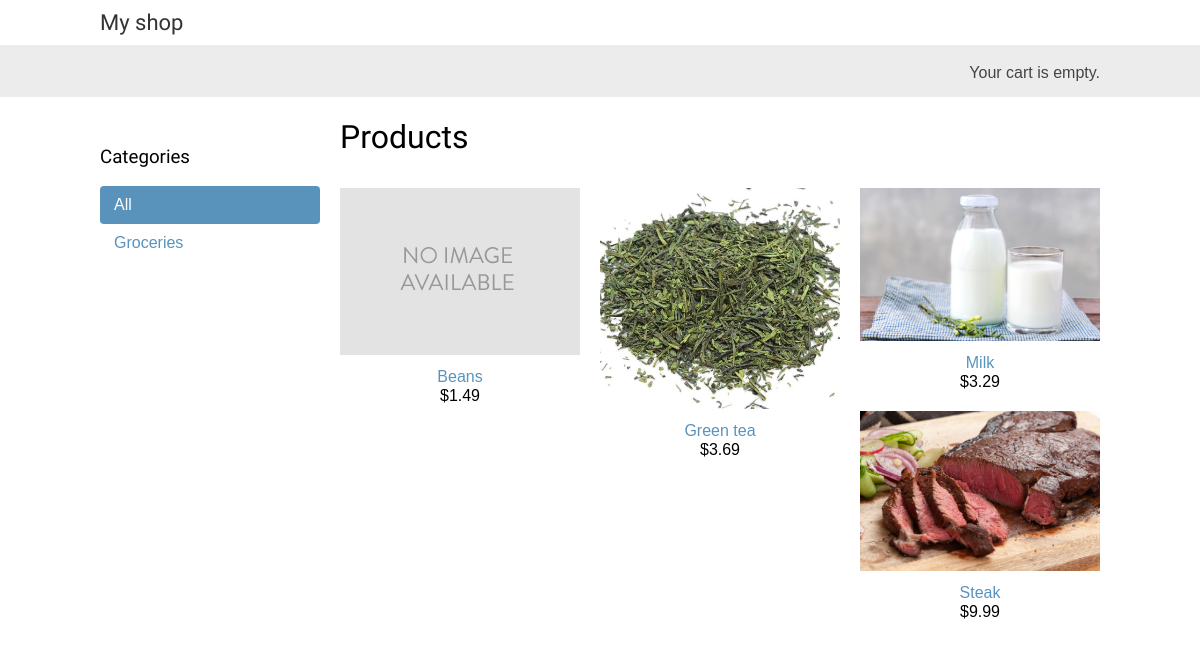
The page / on the database its author committed.
### shop/models.py (models this page shows, shortened)
class Category(models.Model):
    name = models.CharField(max_length=200, db_index=True)
    slug = models.SlugField(max_length=200, unique=True)
    class Meta:
        ordering = ('name',)
        verbose_name = 'category'
        verbose_name_plural = 'categories'
    def get_absolute_url(self):
        return reverse("shop:product_list_by_category", args=[self.slug])

class Product(models.Model):
    category = models.ForeignKey(Category,
        related_name='products',
        on_delete=models.CASCADE)
    name = models.CharField(max_length=50)
    slug = models.SlugField(max_length=200, unique=True)
    image = models.ImageField(upload_to='products/%Y/%m/%d', blank=True)
    description = models.TextField(blank=True)
    price = models.DecimalField(max_digits=10, decimal_places=2)
    available = models.BooleanField(default=True)
    created = models.DateTimeField(auto_now_add=True)
    updated = models.DateTimeField(auto_now=True)
    class Meta:
        ordering = ('name',)
        index_together = (('id', 'slug'),)
    def get_absolute_url(self):
        return reverse('shop:product_detail', args=[self.id, self.slug])

### shop/views.py (the view)
# urls.py: path('', views.product_list, name='product_list'),
def product_list(request, category_slug=None):
    category = None
    categories = Category.objects.all()
    products = Product.objects.filter(available=True)
    if category_slug:
        category = get_object_or_404(Category, slug=category_slug)
        products = products.filter(category=category)
    return render(request,
                  'shop/product/list.html',
                  {'category': category,
                   'categories': categories,
                   'products': products})

### cart/cart.py (called while the page is built)
    def __len__(self):
        return sum(item['quantity'] for item in self.cart.values())

### cart/context_processors.py (called while the page is built)
def cart(request):
    return {'cart': Cart(request)}

### shop/templates/shop/product/list.html (shortened to what this page needs)
{% extends "shop/base.html" %}
{% load static %}
{% block content %}
  <div id="sidebar">
    <h3>Categories</h3>
    <ul>
      <li {% if not category %}class="selected"{% endif %}>
        <a href="{% url "shop:product_list" %}">All</a>
      </li>
      {% for c in categories %}
        <li {% if category.slug == c.slug %}class="selected"{% endif %}>
          <a href="{{ c.get_absolute_url }}">{{ c.name }}</a>
        </li>
      {% endfor %}
    </ul>
  </div>
  <div id="main" class="product-list">
    <h1>{% if category %}{{ category.name }}{% else %}Products{% endif %}</h1>
    {% for product in products %}
      <div class="item">
        <a href="{{ product.get_absolute_url }}">
          <img src="{% if product.image %}{{ product.image.url }}{% else %}{% static "img/no_image.png" %}{% endif %}">
        </a>
        <a href="{{ product.get_absolute_url }}">{{ product.name }}</a><br>
        ${{ product.price }}
      </div>
    {% endfor %}
  </div>
{% endblock %}

### shop/static/css/base.css (style rules this page uses)
body { margin:0; padding:0; font-family:helvetica, sans-serif; }
h1, h2, h3, h4, h5 , h6 { font-family: 'Ubuntu', sans-serif; font-weight:normal; }
a { text-decoration:none; color:#5993bb; }
#sidebar { width:220px; padding:30px 20px 0 0; float:left; }
#sidebar ul { margin:0; padding:0; }
#sidebar ul li { margin:0; list-style:none; padding:10px 14px; }
#sidebar ul li a { display:block; }
#sidebar ul li.selected { background:#5993bb; border-radius:4px; }
#sidebar ul li.selected a { color:#fff; }
#main { float:left; width: 96%; margin-right:-220px; overflow:hidden; }
.product-list .item { width:25%; padding:10px 20px 10px 0; float:left; text-align:center; line-height:1.2; }
.product-list .item img { width:100%; margin-bottom:8px; }

### rows shown on the page
Category: name "Groceries"
Product: name "Beans", price "1.49"
Product: image (picture), name "Green tea", price "3.69"
Product: image (picture), name "Milk", price "3.29"
Product: image (picture), name "Steak", price "9.99"
